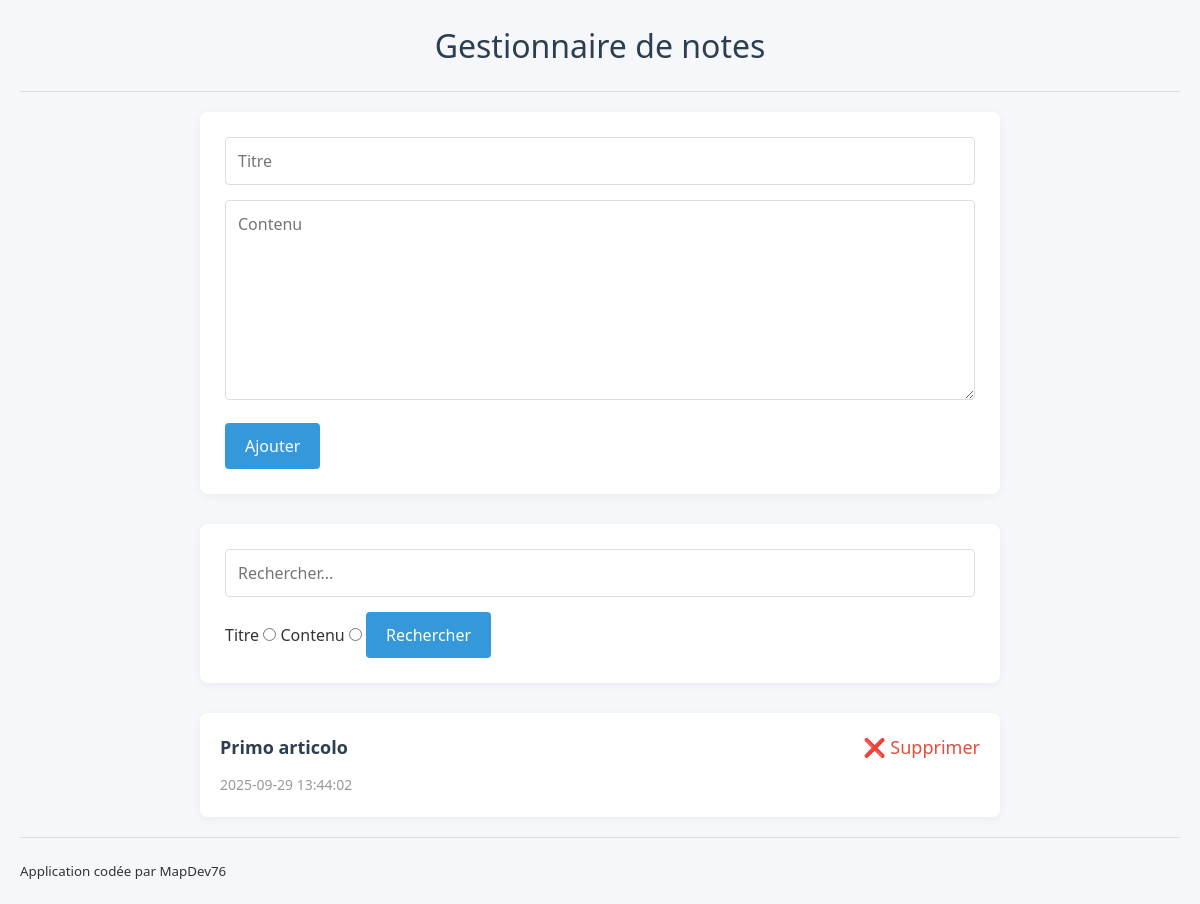
Before: / with the older database file.
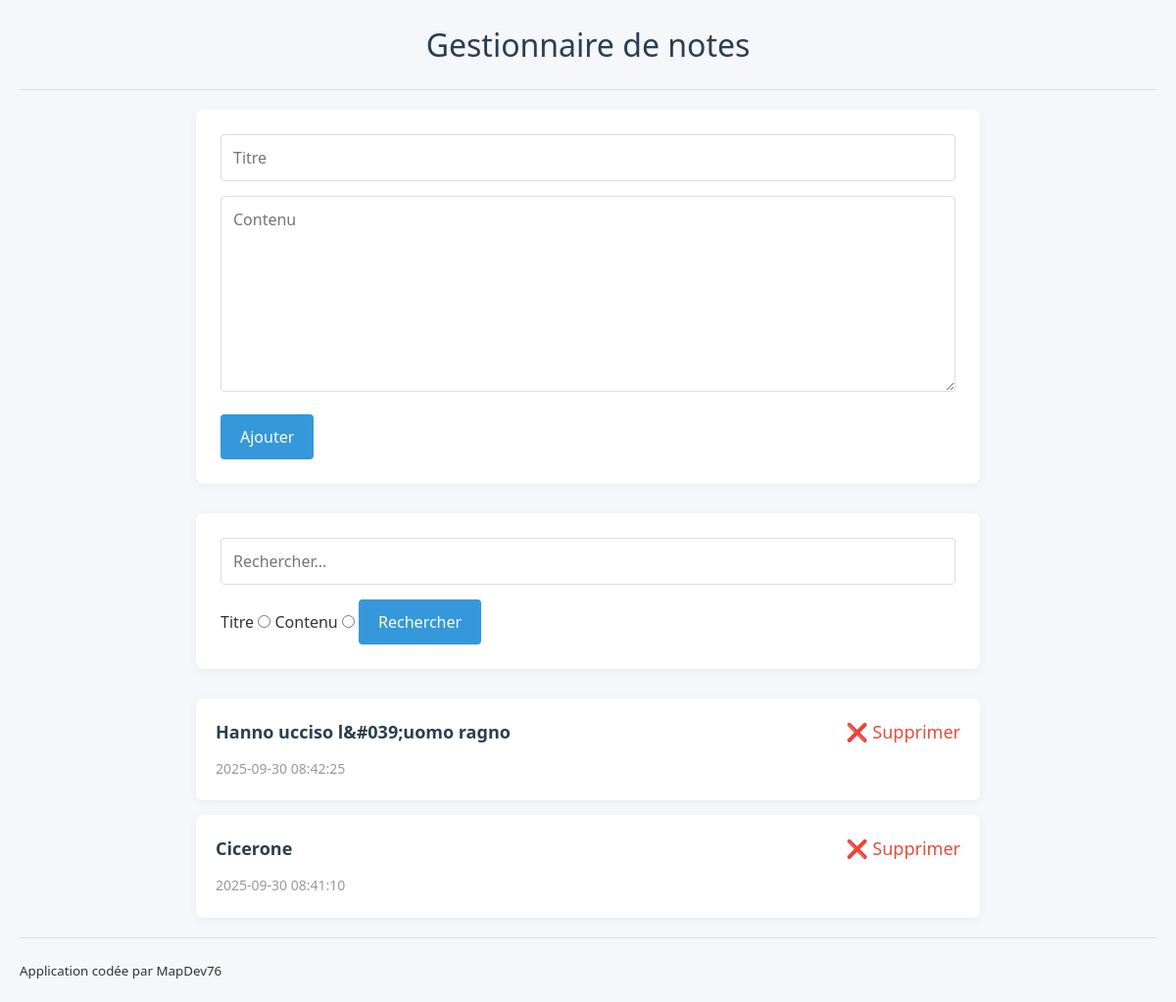
After: the same page with the newer database file.
### tables this page shows
CREATE TABLE notes (
    id INTEGER PRIMARY KEY AUTOINCREMENT,
    title TEXT NOT NULL,
    content TEXT NOT NULL,
    created_at DATETIME DEFAULT CURRENT_TIMESTAMP
);

### index.php (called while the page is built)
<?php
require_once __DIR__ . '/controllers/noteController.php';
include __DIR__ . '/views/header.php';
include __DIR__ . '/views/form.php';
include __DIR__ . '/views/notes.php';
include __DIR__ . '/views/footer.php';

### models/noteModel.php (called while the page is built, shortened)
<?php
function getNotes($pdo)
{
    return $pdo->query("SELECT * FROM notes ORDER BY created_at DESC")->fetchAll();
}

### controllers/noteController.php (called while the page is built, shortened)
<?php
require_once __DIR__ . '/../models/db.php';
require_once __DIR__ . '/../models/noteModel.php';
if (isset($_GET['search']) && isset($_GET['field'])) {
    $search = $_GET['search'];
    $field = $_GET['field'];
    $notes = searchNotes($pdo, $search, $field);
} else {
    $notes = getNotes($pdo);
}

### views/notes.php (the view, shortened to what this page needs)
<form method="get" action="index.php">
    <input type="text" name="search" placeholder="Rechercher...">
    <label for="field">Titre</label>
    <input type="radio" name="field" value="title" />
    <label for="field">Contenu</label>
    <input type="radio" name="field" value="content" />
    <button type="submit">Rechercher</button>
</form>
<ul>
    <?php foreach ($notes as $note): ?>
        <li>
            <strong><?= htmlspecialchars($note['title']) ?></strong>
            <small><?= $note['created_at'] ?></small>
            <a href="index.php?delete=<?= $note['id'] ?>">❌ Supprimer</a>
        </li>
    <?php endforeach; ?>
</ul>
</body>

### views/header.php (shortened to what this page needs)
<!DOCTYPE html>
<html lang="fr">
<head>
    <link rel="stylesheet" href="style.css">
    <link rel="stylesheet" href="https://cdn.jsdelivr.net/simplemde/latest/simplemde.min.css">
</head>
<body>
    <h1>Gestionnaire de notes</h1>
    <hr>

### views/form.php (shortened to what this page needs)
<form method="POST" action="index.php">
    <input type="text" name="title" placeholder="Titre" required>
    <textarea id="content" name="content" placeholder="Contenu"></textarea>
    <button type="submit">Ajouter</button>
</form>

### views/footer.php
<hr>
<p><small>Application codée par MapDev76</small></p>
</body>
</html>

### style.css (style rules this page uses)
* { margin: 0; padding: 0; box-sizing: border-box; font-family: 'Segoe UI', Tahoma, Geneva, Verdana, sans-serif; }
body { background-color: #f5f7fa; color: #333; line-height: 1.6; padding: 20px; }
h1 { color: #2c3e50; text-align: center; margin-bottom: 20px; font-weight: 300; }
hr { border: 0; height: 1px; background: #ddd; margin: 20px 0; }
form { background: #fff; padding: 25px; border-radius: 8px; box-shadow: 0 2px 10px rgba(0, 0, 0, 0.05); margin-bottom: 30px; max-width: 800px; margin-left: auto; margin-right: auto; }
form input[type="text"], form textarea { width: 100%; padding: 12px; margin-bottom: 15px; border: 1px solid #ddd; border-radius: 4px; font-size: 16px; resize: vertical; }
form textarea { min-height: 200px; }
form button { background: #3498db; color: #fff; border: none; padding: 12px 20px; border-radius: 4px; cursor: pointer; font-size: 16px; transition: background 0.3s; }
ul { list-style: none; max-width: 800px; margin: 0 auto; }
ul li { background: #fff; padding: 20px; border-radius: 8px; box-shadow: 0 2px 10px rgba(0, 0, 0, 0.05); margin-bottom: 15px; position: relative; }
ul li strong { display: block; font-size: 18px; margin-bottom: 10px; color: #2c3e50; }
ul li small { color: #999; font-size: 14px; }
ul li a { color: #e74c3c; text-decoration: none; position: absolute; top: 20px; right: 20px; font-size: 18px; }

Changed rows visible on the page:
removed notes: title "Primo articolo", created_at "2025-09-29 13:44:02"
added notes: title "Hanno ucciso l&#039;uomo ragno", created_at "2025-09-30 08:42:25"
added notes: title "Cicerone", created_at "2025-09-30 08:41:10"
